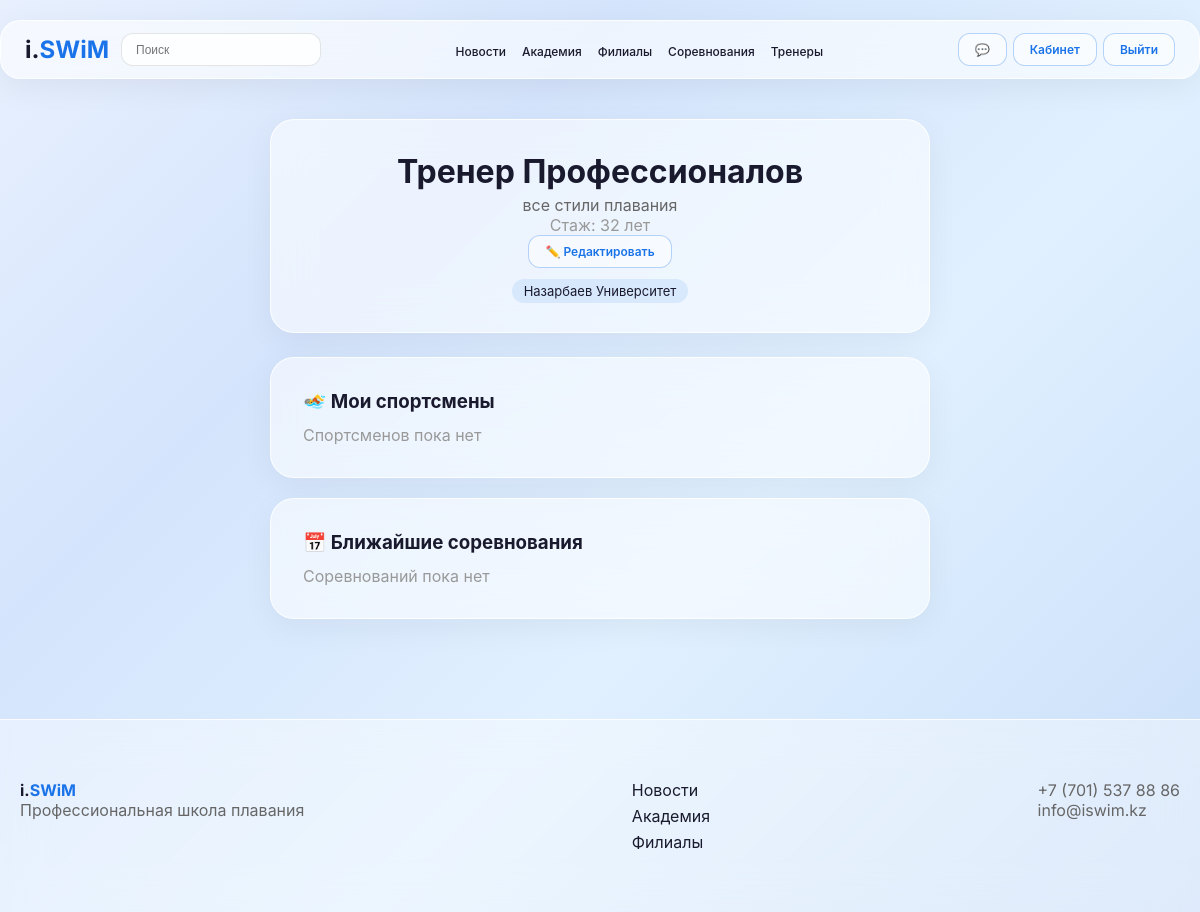
Before: /profile/trainer/ (signed in) with the older database file.
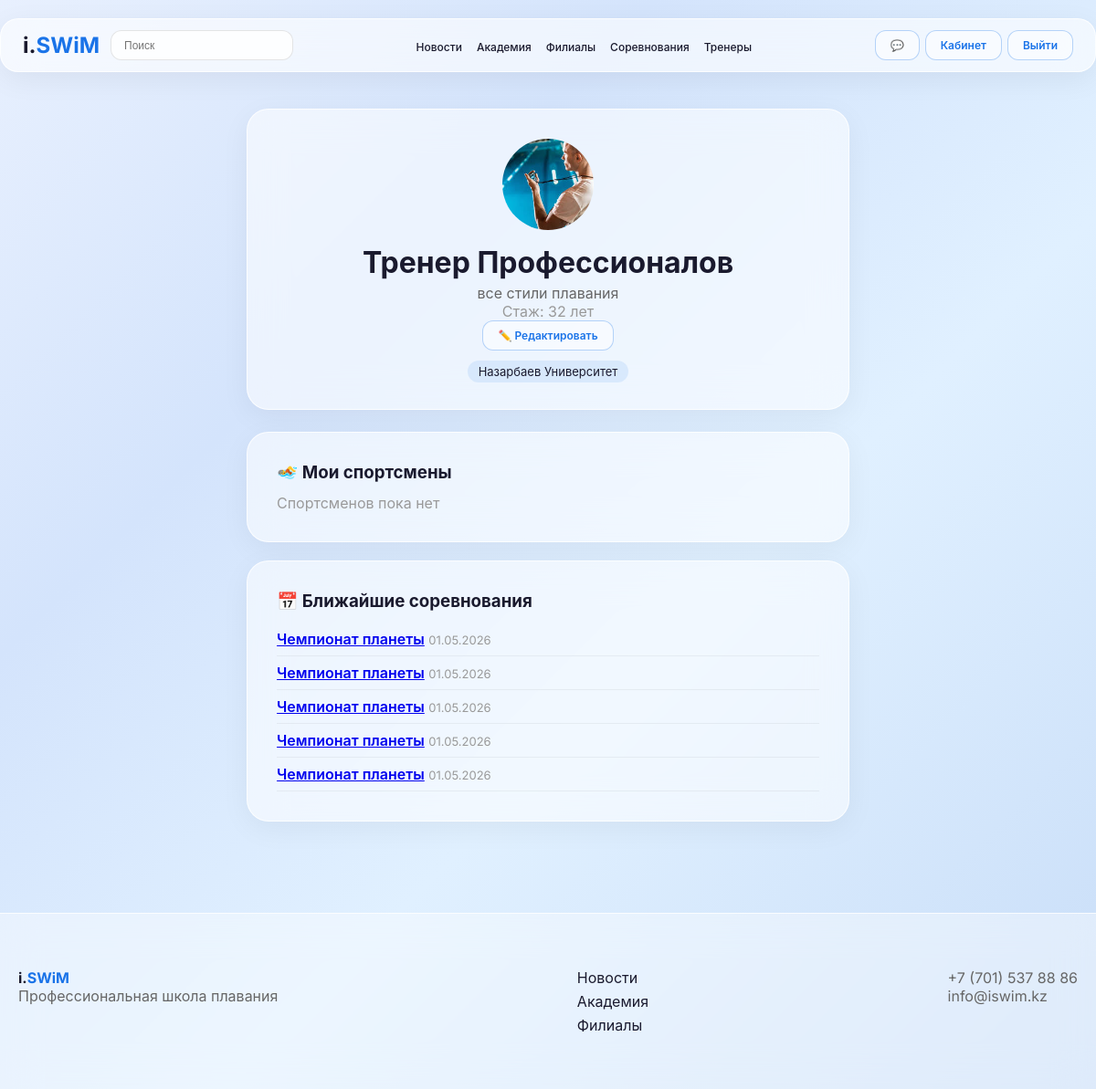
After: the same page with the newer database file.
### users/models.py (models this page shows, shortened)
class User(AbstractUser):
    middle_name = models.CharField(max_length=50, blank=True, verbose_name='Отчество')
    phone = models.CharField(max_length=20, blank=True, verbose_name='Телефон')
    avatar = models.ImageField(upload_to='avatars/', blank=True, verbose_name='Аватар')
    class Meta:
        verbose_name = 'Пользователь'
        verbose_name_plural = 'Пользователи'

### trainers/models.py (models this page shows, shortened)
class Trainer(models.Model):
    user = models.OneToOneField(User, on_delete=models.CASCADE, related_name='trainer_profile', verbose_name='Пользователь')
    bio = models.TextField(verbose_name='О себе')
    experience_years = models.PositiveIntegerField(verbose_name='Стаж (лет)')
    specialization = models.CharField(max_length=200, verbose_name='Специализация')
    photo = models.ImageField(upload_to='trainers/', verbose_name='Фото')
    branches = models.ManyToManyField(Branch, related_name='trainers', verbose_name='Филиалы')
    is_active = models.BooleanField(default=True, verbose_name='Активен')
    class Meta:
        verbose_name = 'Тренер'
        verbose_name_plural = 'Тренеры'

### branches/models.py (models this page shows, shortened)
class Branch(models.Model):
    name = models.CharField(max_length=200, verbose_name='Название')
    address = models.TextField(verbose_name='Адрес')
    map_link = models.URLField(blank=True, verbose_name='Ссылка на карту')
    photo = models.ImageField(upload_to='branches/', verbose_name='Фото')
    phone = models.CharField(max_length=20, verbose_name='Телефон')
    schedule = models.TextField(verbose_name='Расписание работы')
    is_active = models.BooleanField(default=True, verbose_name='Активен')
    class Meta:
        verbose_name = 'Филиал'
        verbose_name_plural = 'Филиалы'

### competitions/models.py (models this page shows, shortened)
class Registration(models.Model):
    competition = models.ForeignKey(Competition, on_delete=models.CASCADE, related_name='registrations', verbose_name='Соревнование')
    athlete = models.ForeignKey(AthleteProfile, on_delete=models.CASCADE, verbose_name='Спортсмен')
    discipline = models.ForeignKey(Discipline, on_delete=models.CASCADE, verbose_name='Дисциплина')
    preliminary_time = models.CharField(max_length=20, blank=True, verbose_name='Предварительное время')
    coach = models.ForeignKey(User, on_delete=models.SET_NULL, null=True, verbose_name='Тренер')
    branch = models.ForeignKey(Branch, on_delete=models.SET_NULL, null=True, verbose_name='Филиал')
    created_at = models.DateTimeField(auto_now_add=True, verbose_name='Дата заявки')
    is_confirmed = models.BooleanField(default=False, verbose_name='Подтверждено')
    class Meta:
        verbose_name = 'Заявка'
        verbose_name_plural = 'Заявки'
        unique_together = ['competition', 'athlete', 'discipline']

class Competition(models.Model):
    STATUS_CHOICES = [
        ('upcoming', 'Предстоящее'),
        ('registration', 'Регистрация открыта'),
        ('closed', 'Регистрация закрыта'),
        ('ongoing', 'Идёт сейчас'),
        ('finished', 'Завершено'),
        ('cancelled', 'Отменено'),
    ]
    title = models.CharField(max_length=200, verbose_name='Название')
    description = models.TextField(blank=True, verbose_name='Описание')
    location = models.CharField(max_length=300, verbose_name='Место проведения')
    branch = models.ForeignKey(Branch, on_delete=models.SET_NULL, null=True, blank=True, verbose_name='Филиал')
    start_date = models.DateField(verbose_name='Дата начала')
    end_date = models.DateField(blank=True, null=True, verbose_name='Дата окончания')
    registration_deadline = models.DateField(blank=True, null=True, verbose_name='Дедлайн заявок')
    registration_deadline_time = models.CharField(max_length=5, default="23:59", verbose_name="Время закрытия заявок")
    status = models.CharField(max_length=15, choices=STATUS_CHOICES, default='upcoming', verbose_name='Статус')
    lanes = models.PositiveIntegerField(default=6, verbose_name='Количество дорожек')
    regulation = models.FileField(upload_to='regulations/', blank=True, verbose_name='Положение (PDF)')
    created_by = models.ForeignKey(User, on_delete=models.SET_NULL, null=True, verbose_name='Создал')
    created_at = models.DateTimeField(auto_now_add=True, verbose_name='Создано')
    image = models.ImageField(upload_to='competitions/', blank=True, verbose_name='Баннер')
    class Meta:
        verbose_name = 'Соревнование'
        verbose_name_plural = 'Соревнования'
        ordering = ['start_date']

### users/views.py (the view)
# urls.py: path('profile/trainer/', TrainerProfileView.as_view(), name='trainer_profile'),
class TrainerProfileView(LoginRequiredMixin, TemplateView):
    template_name = 'users/trainer_profile.html'
    def get_context_data(self, **kwargs):
        ctx = super().get_context_data(**kwargs)
        ctx['trainer'] = self.request.user.trainer_profile
        return ctx

### users/templates/users/trainer_profile.html
{% extends 'core/base.html' %}
{% block content %}
<div class="container" style="max-width:700px;">
    <div class="glass-card" style="text-align:center;margin-bottom:24px;">
        {% if user.avatar %}
            <img src="{{ user.avatar.url }}" style="width:100px;height:100px;border-radius:50%;object-fit:cover;margin-bottom:12px;">
        {% endif %}
        <h1 style="font-weight:700;margin-bottom:4px;">{{ user.get_full_name }}</h1>
        <p style="color:#666;font-size:16px;">{{ trainer.specialization }}</p>
        <p style="color:#999;">Стаж: {{ trainer.experience_years }} лет</p>
            <a href="{% url 'edit_profile' %}" class="btn-glass-outline" style="font-size:12px;">✏️ Редактировать</a>
        <div style="margin-top:12px;">
            {% for branch in trainer.branches.all %}
                <span style="background:rgba(26,115,232,0.1);padding:4px 12px;border-radius:20px;font-size:13px;">{{ branch.name }}</span>
            {% endfor %}
        </div>
    </div>
    <div class="glass-card" style="margin-bottom:20px;">
        <h3 style="font-weight:700;margin-bottom:12px;">🏊 Мои спортсмены</h3>
        {% with athletes=trainer.user.registration_set.all|dictsort:"athlete.user.get_full_name" %}
            {% if athletes %}
                {% regroup athletes by athlete as athlete_list %}
                <div style="display:flex;flex-wrap:wrap;gap:8px;">
                    {% for a in athlete_list %}
                        <a href="{% url 'public_athlete' a.grouper.user.username %}" style="text-decoration:none;">
                            <div style="background:rgba(255,255,255,0.6);padding:8px 14px;border-radius:20px;font-size:14px;">
                                {{ a.grouper.user.get_full_name }}
                            </div>
                        </a>
                    {% endfor %}
                </div>
            {% else %}
                <p style="color:#999;">Спортсменов пока нет</p>
            {% endif %}
        {% endwith %}
    </div>
    <div class="glass-card">
        <h3 style="font-weight:700;margin-bottom:12px;">📅 Ближайшие соревнования</h3>
        {% with comps=user.registration_set.all|dictsort:"competition.start_date" %}
            {% if comps %}
                {% for reg in comps|slice:":5" %}
                    <div style="padding:8px 0;border-bottom:1px solid rgba(0,0,0,0.05);">
                        <a href="{% url 'competition_detail' reg.competition.pk %}" style="font-weight:600;">{{ reg.competition.title }}</a>
                        <span style="color:#999;font-size:13px;">{{ reg.competition.start_date|date:"d.m.Y" }}</span>
                    </div>
                {% endfor %}
            {% else %}
                <p style="color:#999;">Соревнований пока нет</p>
            {% endif %}
        {% endwith %}
    </div>
</div>
{% endblock %}

### core/templates/core/base.html (shortened to what this page needs)
<!DOCTYPE html>
<html lang="ru">
<head>
</head>
<body>
    <nav class="navbar">
        <a href="/" class="navbar-brand">i.<span>SWiM</span></a>
        <div class="search-wrapper">
            <input type="text" id="search-input" placeholder="Поиск" autocomplete="off">
        </div>
        <ul class="nav-links">
            <li><a href="/news/">Новости</a></li>
            <li><a href="/academy/">Академия</a></li>
            <li><a href="/branches/">Филиалы</a></li>
            <li><a href="/competitions/">Соревнования</a></li>
            <li><a href="/trainers/">Тренеры</a></li>
        </ul>
        <div style="display:flex;gap:6px;align-items:center;flex-shrink:0;margin-left:auto;">
            {% if user.is_authenticated %}
                <a href="/chat/" class="btn-glass-outline">💬</a>
                <a href="/profile/" class="btn-glass-outline">Кабинет</a>
                <a href="/accounts/logout/" class="btn-glass-outline">Выйти</a>
            {% else %}
                <a href="/accounts/login/" class="btn-glass-outline">Войти</a>
                <a href="/accounts/signup/" class="btn-glass">Записаться</a>
            {% endif %}
        </div>
    </nav>
    <main>{% block content %}{% endblock %}</main>
    <footer class="footer">
        <div class="container" style="display:flex;justify-content:space-between;flex-wrap:wrap;gap:20px;">
            <div><h4>i.<span style="color:#1a73e8;">SWiM</span></h4><p style="color:#666;">Профессиональная школа плавания</p></div>
            <div>
                <a href="/news/" style="display:block;margin-bottom:6px;">Новости</a>
                <a href="/academy/" style="display:block;margin-bottom:6px;">Академия</a>
                <a href="/branches/" style="display:block;">Филиалы</a>
            </div>
            <div><p style="color:#666;">+7 (701) 537 88 86</p><p style="color:#666;">info@iswim.kz</p></div>
        </div>
    </footer>
</body>
</html>

### core/templates/core/base.html (style rules this page uses)
* { margin: 0; padding: 0; box-sizing: border-box; }
body { font-family: 'Inter', -apple-system, BlinkMacSystemFont, sans-serif; background: linear-gradient(135deg, #e8f0fe 0%, #d4e4fc 30%, #e0f0ff 60%, #c8ddf8 100%); background-attachment: fixed; min-height: 100vh; color: #1a1a2e; }
.navbar { position: sticky; top: 20px; z-index: 100; margin: 20px auto; max-width: 1200px; background: rgba(255,255,255,0.6); backdrop-filter: blur(20px); border: 1px solid rgba(255,255,255,0.8); border-radius: 20px; padding: 12px 24px; display: flex; align-items: center; gap: 12px; box-shadow: 0 8px 32px rgba(0,0,0,0.06); flex-wrap: nowrap; flex: 1; justify-content: center; }
.navbar-brand { font-size: 24px; font-weight: 700; color: #1a1a2e; text-decoration: none; white-space: nowrap; }
.navbar-brand span { color: #1a73e8; }
.nav-links { display: flex; gap: 2px; list-style: none; flex-wrap: nowrap; flex: 1; justify-content: center; }
.nav-links a { color: #1a1a2e; text-decoration: none; padding: 6px 7px; border-radius: 10px; font-weight: 500; font-size: 12px; white-space: nowrap; }
.search-wrapper { position: relative; width: 200px; }
.search-wrapper input { width: 100%; padding: 8px 14px; border-radius: 12px; border: 1px solid rgba(0,0,0,0.1); background: rgba(255,255,255,0.8); font-family: 'Inter', sans-serif; font-size: 12px; outline: none; }
.btn-glass, .btn-glass-outline { padding: 8px 16px; border-radius: 12px; font-weight: 600; font-size: 12px; cursor: pointer; text-decoration: none; display: inline-block; white-space: nowrap; }
.btn-glass-outline { background: rgba(255,255,255,0.5); border: 1px solid rgba(26,115,232,0.3); color: #1a73e8; }
main { position: relative; z-index: 1; }
.container { max-width: 1200px; margin: 0 auto; padding: 20px; }
.glass-card { background: rgba(255,255,255,0.55); backdrop-filter: blur(20px); border: 1px solid rgba(255,255,255,0.8); border-radius: 24px; padding: 32px; box-shadow: 0 8px 32px rgba(0,0,0,0.05); }
.footer { background: rgba(255,255,255,0.4); backdrop-filter: blur(20px); border-top: 1px solid rgba(255,255,255,0.8); margin-top: 80px; padding: 40px 0; }
.footer a { color: #1a1a2e; text-decoration: none; }

Changed rows visible on the page:
changed User "Тренер Профессионалов": avatar: picture added
added Registration: competition "Чемпионат планеты", competition.start_date "01.05.2026"
added Registration: competition "Чемпионат планеты", competition.start_date "01.05.2026"
added Registration: competition "Чемпионат планеты", competition.start_date "01.05.2026"
added Registration: competition "Чемпионат планеты", competition.start_date "01.05.2026"
added Registration: competition "Чемпионат планеты", competition.start_date "01.05.2026"
Other visible differences:
text no longer shown: "Соревнований пока нет"
